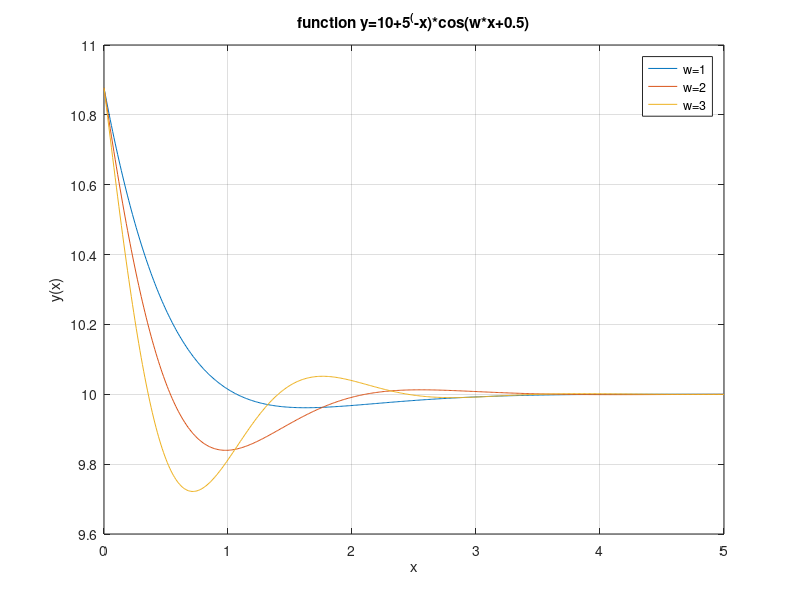

Recreate this plot in MATLAB.
x=[0:.01:5]; 
w1=1; 
w2=2; 
w3=3; 

y1=10+5.^(-x).*cos(w1.*x+0.5); 
y2=10+5.^(-x).*cos(w2.*x+0.5); 
y3=10+5.^(-x).*cos(w3.*x+0.5); 

plot(x,y1,x,y2,x,y3) 
title('function y=10+5^(-x)*cos(w*x+0.5)') 
legend('w=1', 'w=2', 'w=3') 
xlabel('x') 
ylabel('y(x)') 
grid on 
